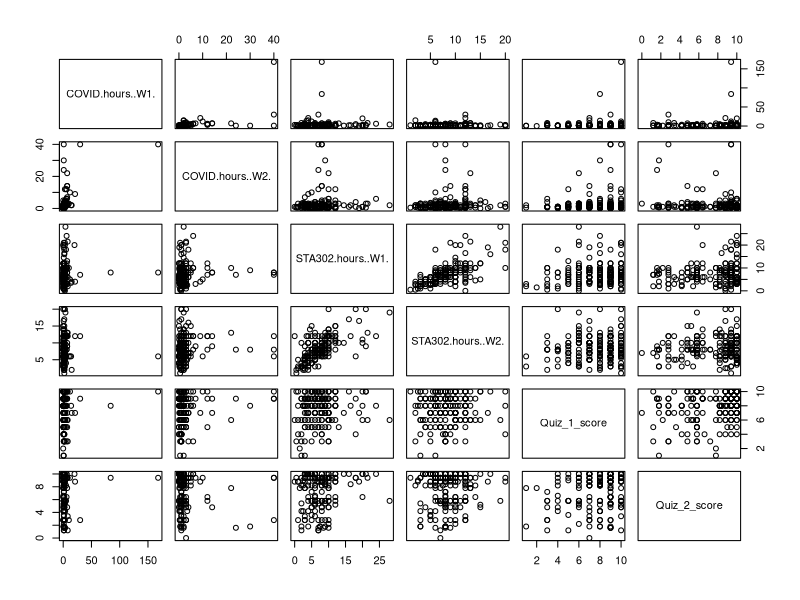

The R script that drew this image:
## ---- chunk 1
knitr::opts_chunk$set(echo = TRUE)

library(dplyr)
## ---- chunk 2
setwd("~/Desktop/sta302h1/STA302H1 -- Projects/final report")
sta302_performance_data = read.csv("./data.csv", header = TRUE)
attach(sta302_performance_data)
## ---- chunk 3
country_factors = as.factor(c("canada", "china", "india", "japan", 
                              "mongolia", "pakistan", "singapore", 
                              "south korea", "taiwan", "usa", "uae", "na"))
## ---- chunk 4
cleaned_sta302_performance_data <- sta302_performance_data %>%
    # Remove the "X" column: it's simply the row number, which isn't very useful.
    select(-X) %>%
    
    # Group student overall quiz 4 scores from highest to lowest.
    arrange(desc(Quiz_4_score)) %>%
    
    # Rearrange similar columns side-by-side.
    relocate(Country,
             COVID.hours..W1., COVID.hours..W2., 
             COVID.hours..W3., COVID.hours..W4.,
             STA302.hours..W1., STA302.hours..W2., 
             STA302.hours..W3., STA302.hours..W4.,
             Quiz_1_score, Quiz_2_score, 
             Quiz_3_score, Quiz_4_score)
    
    # TODO: Make sure all country names are lowercase.
    # e.g. "Canada" and "canada" are the same country.
    # 1. Consider running a for loop that makes all rows in column "Country" lowercase,
    # 2. Consider string replacement on "Canada" -> "canada"?

    # TODO: Make sure all STA302H1 hours and COVID contemplation hours are
    # all in numeric form.
    # 1. use as.numeric()?
    
    # Identify rows with no quiz 4. 
    # These indicate students who have dropped STA302H1, and who 
    # should be excluded from the final data.

head(cleaned_sta302_performance_data, n = 15)
## ---- chunk 5
rows_with_some_NAs = cleaned_sta302_performance_data[
  rowSums(is.na(cleaned_sta302_performance_data)) >= 1,
]
head(rows_with_some_NAs, n = 10)
## ---- chunk 6
rows_with_mistyped_columms = cleaned_sta302_performance_data[c(38, 83, 84, 117),]
rows_with_mistyped_columms
# row 83: Country -> "canada"
# row 84: Country -> "canada"

# row 117: COVID.hours..W4. -> 0.5 hours

# row 38:  STA302.hours..W3. -> 5.5<U+00A0>
# row 117: STA302.hours..W4. -> 7.5 hours
## ---- chunk 7
# use week 5b slides -- choose criterion to pick predictor variables.


# use lm() on a bunch of predictor variables to determine significant
# predictor variables.


## ---- chunk 8
# TODO: See Demo 1 to figure out how to add histograms in a matrix format.
## ---- chunk 9
# TODO: See STA248H1 notes to figure out how to create boxplots by class.
## ---- chunk 10
# pairwise scatterplot
pairs(~COVID.hours..W1. + COVID.hours..W2. +
      # COVID.hours..W3. + COVID.hours..W4. +  # TODO: Clean columns.
      STA302.hours..W1. + STA302.hours..W2. +
      # STA302.hours..W3. + STA302.hours..W4. +  # TODO: Clean columns.
      Quiz_1_score + Quiz_2_score,
      # Quiz_3_score + Quiz_4_score,  # TODO: Clean columns.
      data = cleaned_sta302_performance_data)
## ---- chunk 11
# TODO: Find correlation matrix to determine candidate significant 
# TODO: predictor values.
# cor(cleaned_sta302_performance_data)  # TODO: How to make numeric?
## ---- chunk 12
mean_STA302H1_study_times <- data.frame(
  week1 = mean(sta302_performance_data$STA302.hours..W1., na.rm = TRUE),
  week2 = mean(sta302_performance_data$STA302.hours..W2., na.rm = TRUE),
  week3 = mean(sta302_performance_data$STA302.hours..W3., na.rm = TRUE), # TODO: Clean column.
  week4 = mean(sta302_performance_data$STA302.hours..W4., na.rm = TRUE)  # TODO: Clean column.
)
mean_STA302H1_study_times
## ---- chunk 13
mean_COVID_contemplation_times <- data.frame(
  week1 = mean(sta302_performance_data$COVID.hours..W1., na.rm = TRUE),
  week2 = mean(sta302_performance_data$COVID.hours..W2., na.rm = TRUE),
  week3 = mean(sta302_performance_data$STA302.hours..W3., na.rm = TRUE),  # TODO: Clean column.
  week4 = mean(sta302_performance_data$STA302.hours..W4., na.rm = TRUE)   # TODO: Clean column.
)
mean_COVID_contemplation_times
## ---- chunk 14
median_STA302H1_study_times <- data.frame(
  week1 = median(sta302_performance_data$STA302.hours..W1., na.rm = TRUE),
  week2 = median(sta302_performance_data$STA302.hours..W2., na.rm = TRUE),
  week3 = as.double(median(sta302_performance_data$STA302.hours..W3., na.rm = TRUE)),
  week4 = as.double(median(sta302_performance_data$STA302.hours..W4., na.rm = TRUE))
)
median_STA302H1_study_times
## ---- chunk 15
median_COVID_contemplation_times <- data.frame(
  week1 = median(sta302_performance_data$COVID.hours..W1., na.rm = TRUE),
  week2 = median(sta302_performance_data$COVID.hours..W2., na.rm = TRUE),
  week3 = median(sta302_performance_data$COVID.hours..W3., na.rm = TRUE),
  week4 = as.double(median(sta302_performance_data$COVID.hours..W4., na.rm = TRUE))
)
median_COVID_contemplation_times
## ---- chunk 16
length(which(cleaned_sta302_performance_data$Country == "Canada")) + 2
length(which(is.na(cleaned_sta302_performance_data$Country)))
## ---- chunk 17
summary(sta302_performance_data$STA302.hours..W1.)
summary(sta302_performance_data$STA302.hours..W2.)
summary(sta302_performance_data$STA302.hours..W3.)
summary(sta302_performance_data$STA302.hours..W4.)
## ---- chunk 18
summary(sta302_performance_data$COVID.hours..W1.)
summary(sta302_performance_data$COVID.hours..W2.)
summary(sta302_performance_data$COVID.hours..W3.)
summary(sta302_performance_data$COVID.hours..W4.)
